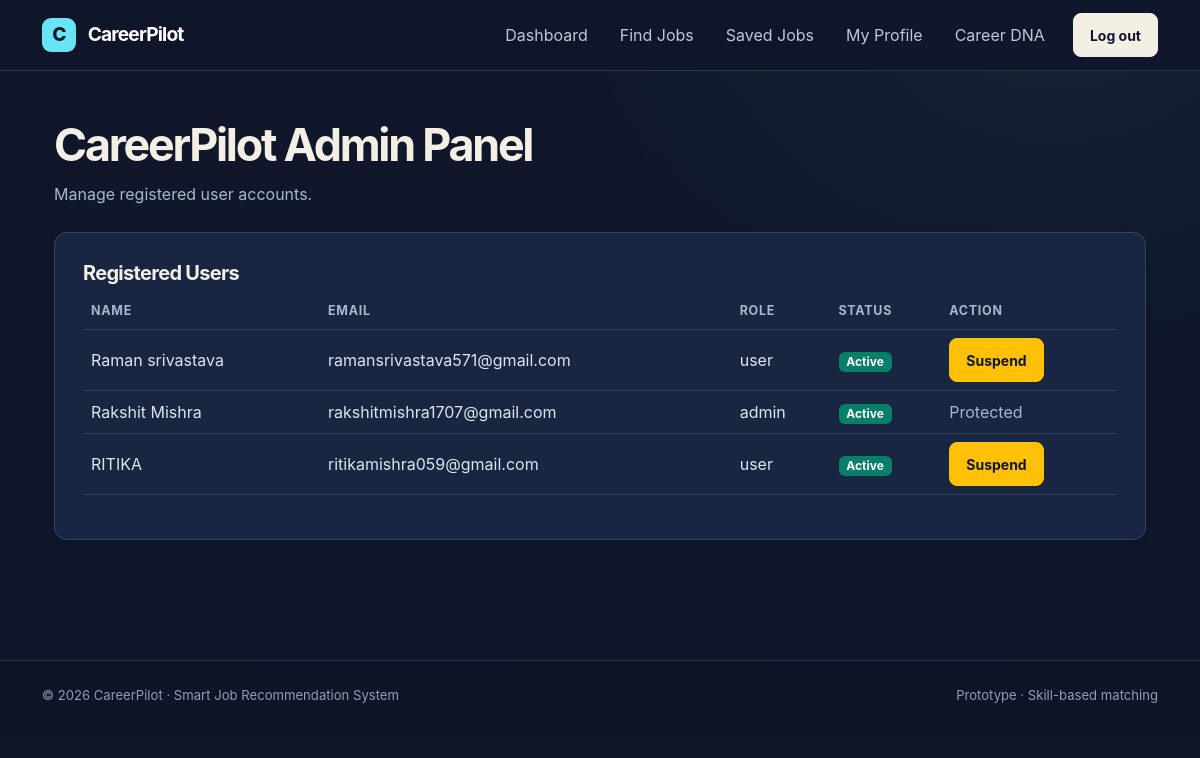
The app's page /admin (signed in) with its own data.
### app.py (models this page shows, shortened)
class User(db.Model):
    id = db.Column(db.Integer, primary_key=True)
    name = db.Column(db.String(100), nullable=False)
    email = db.Column(db.String(120), unique=True, nullable=False)
    password_hash = db.Column(db.String(255), nullable=False)
    skills_json = db.Column(db.Text, default="[]")
    role = db.Column(db.String(20), default="user", nullable=False)
    is_active = db.Column(db.Boolean, default=True, nullable=False)

### app.py (the view)
@app.route("/admin")
@admin_required
def admin_dashboard():
    users = User.query.order_by(User.id.desc()).all()
    print("ADMIN SESSION USER ID:", session.get("user_id"))
    for u in users:
        print("USER:", u.id, u.email, u.role, u.is_active)
    return render_template(
        "admin.html",
        users=users
    )

### app.py (called while the page is built, shortened)
def admin_required(fn):
    @wraps(fn)
    def wrapper(*args, **kwargs):
        if "user_id" not in session:
            flash("Please log in first.", "info")
            return redirect(url_for("login"))
        user = db.session.get(User, session["user_id"])
        if user.role != "admin":
            flash(
                "Administrator access is required.",
                "danger"
            )
            return redirect(url_for("dashboard"))
        return fn(*args, **kwargs)
    return wrapper

@app.context_processor
def inject_user():
    user = db.session.get(User, session.get("user_id")) if session.get("user_id") else None
    return {"current_user": user}

### templates/admin.html
{% extends "base.html" %}
{% block content %}
<div class="container py-4">
    <h1 class="mb-2">CareerPilot Admin Panel</h1>
    <p class="text-muted">Manage registered user accounts.</p>
    <div class="card shadow-sm mt-4">
        <div class="card-body">
            <h5 class="card-title">Registered Users</h5>
            {% if users %}
            <div class="table-responsive">
                <table class="table table-hover align-middle">
                    <thead>
                        <tr>
                            <th>Name</th>
                            <th>Email</th>
                            <th>Role</th>
                            <th>Status</th>
                            <th>Action</th>
                        </tr>
                    </thead>
                    <tbody>
                        {% for user in users %}
                        <tr>
                            <td>{{ user.name }}</td>
                            <td>{{ user.email }}</td>
                            <td>{{ user.role }}</td>
                            <td>
                                {% if user.is_active %}
                                    <span class="badge bg-success">Active</span>
                                {% else %}
                                    <span class="badge bg-danger">Suspended</span>
                                {% endif %}
                            </td>
<td>
    {% if user.id != session.get("user_id") and user.role != "admin" %}
    <form method="POST"
          action="{{ url_for('toggle_user_status', user_id=user.id) }}"
          onsubmit="return confirm('Are you sure you want to change this account status?');">
        <button type="submit"
                class="btn btn-sm {% if user.is_active %}btn-warning{% else %}btn-success{% endif %}">
            {% if user.is_active %}
                Suspend
            {% else %}
                Reactivate
            {% endif %}
        </button>
    </form>
    {% else %}
        <span class="text-muted">Protected</span>
    {% endif %}
</td>
                        </tr>
                        {% endfor %}
                    </tbody>
                </table>
            </div>
            {% else %}
                <p>No registered users found.</p>
            {% endif %}
        </div>
    </div>
</div>
{% endblock %}

### style.css (style rules this page uses)
:root { color-scheme: dark; --ink: #F3EFE5; --muted: #A9B7CC; --primary: #69E4F5; --primary-hover: #A0F0FA; --cyan: #69E4F5; --line: rgba(190, 211, 229, 0.16); --pale: #182641; --accent: #69E4F5; --surface: #182641; --surface-raised: #202F4B; --bg: #10172B; --shadow: 0 22px 54px rgba(2, 8, 20, 0.28); }
* { box-sizing: border-box; }
html { scroll-behavior: smooth; }
body { background: radial-gradient(ellipse at 15% 0%, rgba(35, 92, 135, 0.12), transparent 36rem), radial-gradient(ellipse at 100% 25%, rgba(38, 196, 218, 0.06), transparent 30rem), var(--bg); color: var(--ink); font-family: Inter, ui-sans-serif, system-ui, -apple-system, "Segoe UI", sans-serif; min-height: 100vh; line-height: 1.65; }
h1, h2, h3, h4, h5, h6 { color: var(--ink); letter-spacing: -0.035em; font-weight: 750; }
p { color: #c0c6db; }
.text-secondary, .text-muted { color: var(--muted) !important; }
.btn { border-radius: 11px; font-weight: 650; padding: 0.65rem 1rem; transition: transform 0.2s ease, background 0.2s ease, border-color 0.2s ease, box-shadow 0.2s ease; }
.badge.bg-success { background-color: #087f69 !important; }
.table { --bs-table-color: var(--ink); --bs-table-bg: transparent; --bs-table-border-color: var(--line); --bs-table-hover-color: #fff; --bs-table-hover-bg: rgba(105, 228, 245, 0.06); vertical-align: middle; }
.table thead th { color: #aeb7d2; font-size: 0.78rem; text-transform: uppercase; letter-spacing: 0.06em; border-bottom-color: var(--line); }
.table td { color: #dce1f4; }
:root { --ink: #F3EFE5; --muted: #A9B7CC; --primary: #69E4F5; --primary-hover: #A0F0FA; --cyan: #69E4F5; --line: rgba(190, 211, 229, 0.16); --pale: #182641; --accent: #69E4F5; --surface: #182641; --surface-raised: #202F4B; --bg: #10172B; --shadow: 0 22px 54px rgba(2, 8, 20, 0.28); }
body { background: radial-gradient(ellipse at 88% 0%, rgba(105, 228, 245, 0.055), transparent 30rem), linear-gradient(180deg, #10172B 0%, #0E1628 100%); color: var(--ink); }
.btn { border-radius: 8px; }
.preview-card, .feature-card, .stat-card, .job-card, .profile-card, .auth-card, .filter-panel, .role-content-card, .role-analysis-card, .role-action-panel, .card { background: #182641; color: var(--ink); border: 1px solid rgba(190, 211, 229, 0.15); border-radius: 13px; box-shadow: 0 12px 30px rgba(2, 8, 20, 0.12); }
.table { --bs-table-color: var(--ink); --bs-table-bg: transparent; --bs-table-border-color: var(--line); --bs-table-hover-color: #fff; --bs-table-hover-bg: rgba(105, 228, 245, .045); }
.table thead th { color: #A9B7CC; }
.table td { color: #DCE5EF; }
.card .card-body { color: var(--ink); }
.card .card-title { color: var(--ink); }
.badge.bg-success { background-color: #087F69 !important; }
.btn-warning { color: #10172B; font-weight: 700; }
main > .container.py-4 { padding-top: 0 !important; }
main > .container.py-4 > h1 { font-size: clamp(2rem, 4vw, 2.8rem); letter-spacing: -0.05em; }
main > .container.py-4 > p { color: var(--muted) !important; }
.card.shadow-sm { border-color: rgba(105, 228, 245, .18); }
.card.shadow-sm .card-body { padding: clamp(18px, 3vw, 28px); }
.table-responsive { border-radius: 9px; }
.table .btn { min-width: 92px; }
.text-muted { color: var(--muted) !important; }
a, button, input, select, textarea { -webkit-tap-highlight-color: transparent; }

### records on screen
User: name "Raman srivastava", email "ramansrivastava571@gmail.com", role "user", is_active "Active"
User: name "Rakshit Mishra", email "rakshitmishra1707@gmail.com", role "admin", is_active "Active", shows "Protected"
User: name "RITIKA", email "ritikamishra059@gmail.com", role "user", is_active "Active"
